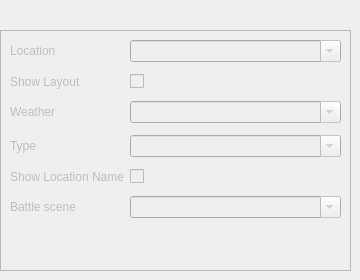
         <widget class="QWidget" name="page_RM_BkgImg_Options">
          <widget class="QFrame" name="frame_10">
           <property name="enabled">
            <bool>false</bool>
           </property>
           <property name="geometry">
            <rect>
             <x>0</x>
             <y>30</y>
             <width>351</width>
             <height>241</height>
            </rect>
           </property>
           <property name="sizePolicy">
            <sizepolicy hsizetype="Preferred" vsizetype="Preferred">
             <horstretch>0</horstretch>
             <verstretch>0</verstretch>
            </sizepolicy>
           </property>
           <property name="frameShape">
            <enum>QFrame::StyledPanel</enum>
           </property>
           <property name="frameShadow">
            <enum>QFrame::Raised</enum>
           </property>
           <layout class="QFormLayout" name="formLayout_3">
            <property name="verticalSpacing">
             <number>12</number>
            </property>
            <item row="0" column="0">
             <widget class="QLabel" name="label_16">
              <property name="text">
               <string>Location</string>
              </property>
             </widget>
            </item>
            <item row="0" column="1">
             <widget class="QComboBox" name="comboBox_Location_2">
              <property name="toolTip">
               <string>&lt;html&gt;&lt;head/&gt;&lt;body&gt;&lt;p&gt;The section of the region map which the map is grouped under. This also determines the name of the map that is display when the player enters it.&lt;/p&gt;&lt;/body&gt;&lt;/html&gt;</string>
              </property>
              <property name="editable">
               <bool>true</bool>
              </property>
             </widget>
            </item>
            <item row="1" column="0">
             <widget class="QLabel" name="label_17">
              <property name="text">
               <string>Show Layout</string>
              </property>
             </widget>
            </item>
            <item row="1" column="1">
             <widget class="QCheckBox" name="checkBox_RM_Overlay_Layout">
              <property name="toolTip">
               <string>&lt;html&gt;&lt;head/&gt;&lt;body&gt;&lt;p&gt;Whether or not the map is dark and requires Flash to illuminate.&lt;/p&gt;&lt;/body&gt;&lt;/html&gt;</string>
              </property>
              <property name="text">
               <string/>
              </property>
             </widget>
            </item>
            <item row="2" column="0">
             <widget class="QLabel" name="label_18">
              <property name="text">
               <string>Weather</string>
              </property>
             </widget>
            </item>
            <item row="2" column="1">
             <widget class="QComboBox" name="comboBox_Weather_2">
              <property name="toolTip">
               <string>&lt;html&gt;&lt;head/&gt;&lt;body&gt;&lt;p&gt;The default weather for this map.&lt;/p&gt;&lt;/body&gt;&lt;/html&gt;</string>
              </property>
              <property name="editable">
               <bool>true</bool>
              </property>
             </widget>
            </item>
            <item row="3" column="0">
             <widget class="QLabel" name="label_19">
              <property name="text">
               <string>Type</string>
              </property>
             </widget>
            </item>
            <item row="3" column="1">
             <widget class="QComboBox" name="comboBox_Type_2">
              <property name="toolTip">
               <string>&lt;html&gt;&lt;head/&gt;&lt;body&gt;&lt;p&gt;The map type is a general attribute, which is used for many different things. For example. it determines whether biking or running is allowed.&lt;/p&gt;&lt;/body&gt;&lt;/html&gt;</string>
              </property>
              <property name="editable">
               <bool>true</bool>
              </property>
             </widget>
            </item>
            <item row="4" column="0">
             <widget class="QLabel" name="label_20">
              <property name="text">
               <string>Show Location Name</string>
              </property>
             </widget>
            </item>
            <item row="4" column="1">
             <widget class="QCheckBox" name="checkBox_ShowLocation_2">
              <property name="toolTip">
               <string>&lt;html&gt;&lt;head/&gt;&lt;body&gt;&lt;p&gt;Whether or not to display the location name when the player enters the map.&lt;/p&gt;&lt;/body&gt;&lt;/html&gt;</string>
              </property>
              <property name="text">
               <string/>
              </property>
             </widget>
            </item>
            <item row="5" column="0">
             <widget class="QLabel" name="label_21">
              <property name="text">
               <string>Battle scene</string>
              </property>
             </widget>
            </item>
            <item row="5" column="1">
             <widget class="QComboBox" name="comboBox_BattleScene_2">
              <property name="toolTip">
               <string>&lt;html&gt;&lt;head/&gt;&lt;body&gt;&lt;p&gt;Determines the type of battle scene graphics to use.&lt;/p&gt;&lt;/body&gt;&lt;/html&gt;</string>
              </property>
              <property name="editable">
               <bool>true</bool>
              </property>
             </widget>
            </item>
           </layout>
          </widget>
         </widget>
